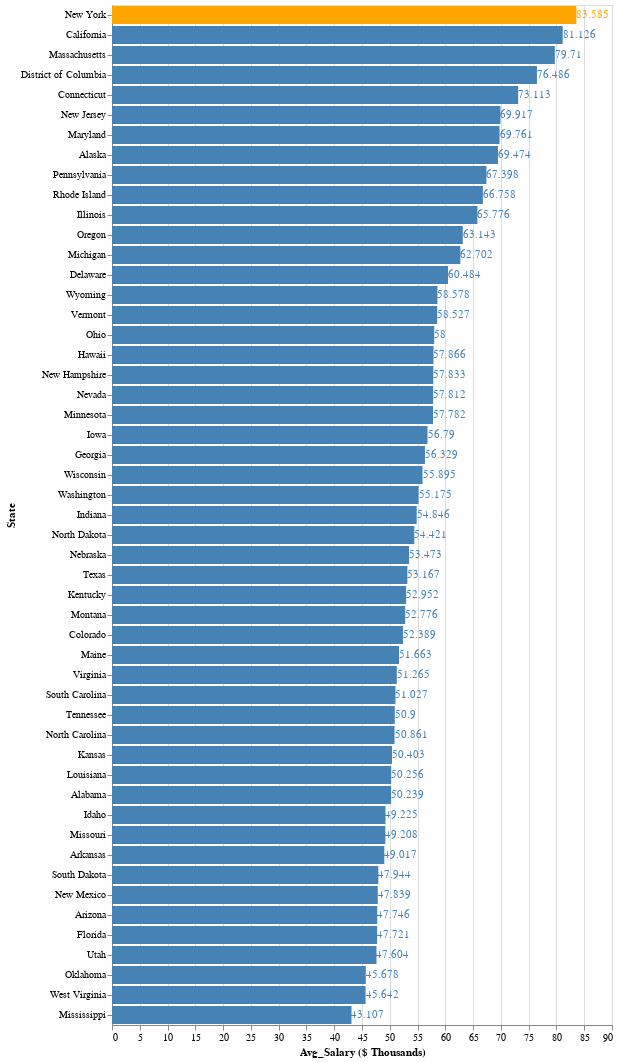

The cell this chart's notebook holds for it:
### Code cell
bar = alt.Chart(sal).mark_bar().encode(
    y = alt.Y("State", sort = "-x"), 
    x = alt.X("Avg_Salary ($ Thousands)"),
    color= alt.condition(
        alt.datum.State == "New York",
        alt.value('orange'),
        alt.value('steelblue')
    )
)

text = bar.mark_text(
        align='left',
        baseline='middle',
      
    ).encode(
        text='Avg_Salary ($ Thousands):Q'
    )

(bar+text).properties(width = 500)

### Figure 1 — Vega-Lite specification as saved in the notebook (floating-point values rounded to 4 significant figures)
{"config": {"view": {"continuousWidth": 400, "continuousHeight": 300}}, "layer": [{"mark": "bar", "encoding": {"color": {"condition": {"value": "orange", "test": "(datum.State === 'New York')"}, "value": "steelblue"}, "x": {"type": "quantitative", "field": "Avg_Salary ($ Thousands)"}, "y": {"type": "nominal", "field": "State", "sort": "-x"}}}, {"mark": {"type": "text", "align": "left", "baseline": "middle"}, "encoding": {"color": {"condition": {"value": "orange", "test": "(datum.State === 'New York')"}, "value": "steelblue"}, "text": {"type": "quantitative", "field": "Avg_Salary ($ Thousands)"}, "x": {"type": "quantitative", "field": "Avg_Salary ($ Thousands)"}, "y": {"type": "nominal", "field": "State", "sort": "-x"}}}], "data": {"name": "data-64b6ad7b7770f6f86d70b225cd12d30a"}, "width": 500, "$schema": "https://vega.github.io/schema/vega-lite/v4.8.1.json", "datasets": {"data-64b6ad7b7770f6f86d70b225cd12d30a": [{"State": "New York", "Avg_Salary ($ Thousands)": 83.58}, {"State": "California", "Avg_Salary ($ Thousands)": 81.13}, {"State": "Massachusetts", "Avg_Salary ($ Thousands)": 79.71}, {"State": "District of Columbia", "Avg_Salary ($ Thousands)": 76.49}, {"State": "Connecticut", "Avg_Salary ($ Thousands)": 73.11}, {"State": "New Jersey", "Avg_Salary ($ Thousands)": 69.92}, {"State": "Maryland", "Avg_Salary ($ Thousands)": 69.76}, {"State": "Alaska", "Avg_Salary ($ Thousands)": 69.47}, {"State": "Pennsylvania", "Avg_Salary ($ Thousands)": 67.4}, {"State": "Rhode Island", "Avg_Salary ($ Thousands)": 66.76}, {"State": "Illinois", "Avg_Salary ($ Thousands)": 65.78}, {"State": "Oregon", "Avg_Salary ($ Thousands)": 63.14}, {"State": "Michigan", "Avg_Salary ($ Thousands)": 62.7}, {"State": "Delaware", "Avg_Salary ($ Thousands)": 60.48}, {"State": "Wyoming", "Avg_Salary ($ Thousands)": 58.58}, {"State": "Vermont", "Avg_Salary ($ Thousands)": 58.53}, {"State": "Ohio", "Avg_Salary ($ Thousands)": 58.0}, {"State": "Hawaii", "Avg_Salary ($ Thousands)": 57.87}, {"State": "New Hampshire", "Avg_Salary ($ Thousands)": 57.83}, {"State": "Nevada", "Avg_Salary ($ Thousands)": 57.81}, {"State": "Minnesota", "Avg_Salary ($ Thousands)": 57.78}, {"State": "Iowa", "Avg_Salary ($ Thousands)": 56.79}, {"State": "Georgia", "Avg_Salary ($ Thousands)": 56.33}, {"State": "Wisconsin", "Avg_Salary ($ Thousands)": 55.9}, {"State": "Washington", "Avg_Salary ($ Thousands)": 55.17}, {"State": "Indiana", "Avg_Salary ($ Thousands)": 54.85}, {"State": "North Dakota", "Avg_Salary ($ Thousands)": 54.42}, {"State": "Nebraska", "Avg_Salary ($ Thousands)": 53.47}, {"State": "Texas", "Avg_Salary ($ Thousands)": 53.17}, {"State": "Kentucky", "Avg_Salary ($ Thousands)": 52.95}, {"State": "Montana", "Avg_Salary ($ Thousands)": 52.78}, {"State": "Colorado", "Avg_Salary ($ Thousands)": 52.39}, {"State": "Maine", "Avg_Salary ($ Thousands)": 51.66}, {"State": "Virginia", "Avg_Salary ($ Thousands)": 51.27}, {"State": "South Carolina", "Avg_Salary ($ Thousands)": 51.03}, {"State": "Tennessee", "Avg_Salary ($ Thousands)": 50.9}, {"State": "North Carolina", "Avg_Salary ($ Thousands)": 50.86}, {"State": "Kansas", "Avg_Salary ($ Thousands)": 50.4}, {"State": "Louisiana", "Avg_Salary ($ Thousands)": 50.26}, {"State": "Alabama", "Avg_Salary ($ Thousands)": 50.24}, {"State": "Idaho", "Avg_Salary ($ Thousands)": 49.23}, {"State": "Missouri", "Avg_Salary ($ Thousands)": 49.21}, {"State": "Arkansas", "Avg_Salary ($ Thousands)": 49.02}, {"State": "South Dakota", "Avg_Salary ($ Thousands)": 47.94}, {"State": "New Mexico", "Avg_Salary ($ Thousands)": 47.84}, {"State": "Arizona", "Avg_Salary ($ Thousands)": 47.75}, {"State": "Florida", "Avg_Salary ($ Thousands)": 47.72}, {"State": "Utah", "Avg_Salary ($ Thousands)": 47.6}, {"State": "Oklahoma", "Avg_Salary ($ Thousands)": 45.68}, {"State": "West Virginia", "Avg_Salary ($ Thousands)": 45.64}, {"State": "Mississippi", "Avg_Salary ($ Thousands)": 43.11}]}}
